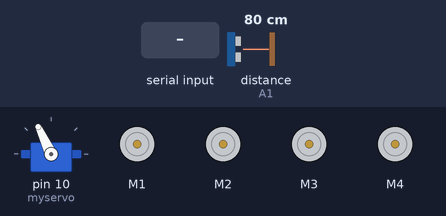
Recording of a sketch running on a simulated Arduino Uno, built with avr-gcc and run on an emulated ATmega328P. Parts: servo, 4 × DC motor (green arrow = forward, orange = backward, longer = faster). The inputs (shaded band) are chosen by the test bench; at power-on: distance to the obstacle (sensor on A1) 80 cm. The echo pulse lasts 58.3 µs per cm.

Above: at 3.9 s.
4.0 s: "X" received over Serial
At 5.2 s:
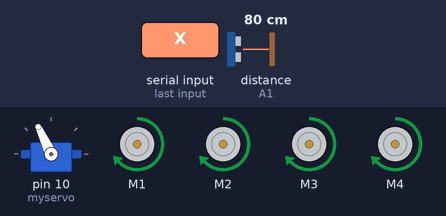
6.0 s: distance to the obstacle (sensor on A1) set to 17 cm
7.5 s: distance to the obstacle (sensor on A1) set to 13 cm
At 9.1 s:
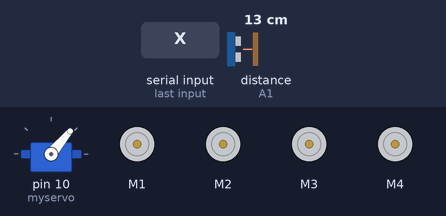
10.5 s: distance to the obstacle (sensor on A1) set to 18 cm
At 10.5 s:
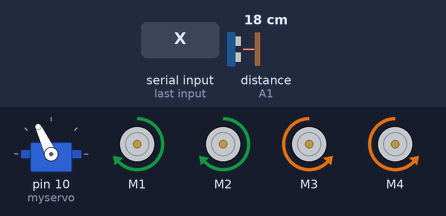
12.9 s: distance to the obstacle (sensor on A1) set to 4 cm
At 15.4 s:
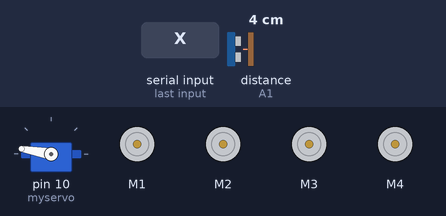
15.9 s: distance to the obstacle (sensor on A1) set to 2 cm
At 17.0 s:
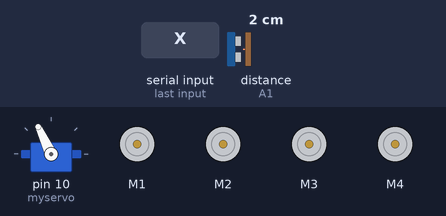
Timing chart, 0 to 18.7 s (numbered marks = the images above; inputs shaded):
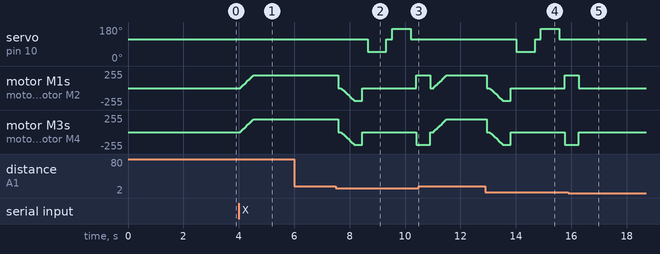

Measured:
- the behaviour switches between 16 and 15 cm on distance to the obstacle (sensor on A1) (found by bisection; images 1 and 2)
- the behaviour switches between 4 and 3 cm on distance to the obstacle (sensor on A1) (found by bisection; images 4 and 5)
- after the input at 4.0 s, motor M1–4: moves from stopped to forward 188/255 over 0.47 s, starting after 0.05 s
- after the input at 6.0 s, every drawn part: stays the same
- after the input at 7.5 s, servo on pin 10 (myservo): 115° → 50° after 1.2 s, → 115° 0.67 s later, → 170° 0.20 s later, → 115° 0.67 s later
- after the input at 10.5 s, servo on pin 10 (myservo): stays 115° (without the input it goes to 50° after 1.6 s)
- after the input at 12.9 s, servo on pin 10 (myservo): 115° → 50° after 1.1 s, → 115° 0.67 s later, → 170° 0.20 s later, → 115° 0.67 s later
- after the input at 15.9 s, servo on pin 10 (myservo): stays 115° (without the input it goes to 50° after 1.6 s); motor M1–4: goes on until 16.3 s, then stays stopped

The sketch:

CodMasina.ino
```cpp
#include <AFMotor.h>  //Se includ librariile folosite
#include <NewPing.h>
#include <Servo.h>

// Se definesc pinii de emitere / receptie pentru senzorul Ultrasonic, distana maxima la care poate ajunge senzorul, viteza maxima a motoarelor in cazul de obstacle avoiding

#define TRIG_PIN A0
#define ECHO_PIN A1
#define MAX_DISTANCE 200
#define MAX_SPEED 190 // sets speed of DC  motors
#define MAX_SPEED_OFFSET 20

//Se apeleaza constructorul clasei NewPing, necesara pentru senzorul ultrasonic

NewPing sonar(TRIG_PIN, ECHO_PIN, MAX_DISTANCE);

//Se declara motoarele, cu ajutorul clasei AFMotor

AF_DCMotor motor1(1, MOTOR12_1KHZ);
AF_DCMotor motor2(2, MOTOR12_1KHZ);
AF_DCMotor motor3(3, MOTOR34_1KHZ);
AF_DCMotor motor4(4, MOTOR34_1KHZ);

//Se creeaza variabile care ne ajuta in program

Servo myservo;   // Un obiect al clasei Servo inclusa in program
char command;  // Un Char care capteaza input-ul de pe aplicatia de pe telefon
boolean goesForward=false; // Un Boolean pentru functia de obstacle avoiding
int distance = 100;
int speedSet = 0;


// In setup se scriu valoriile initiale
void setup() {

  Serial.begin(9600);  //Se seteaza baud rate-ul pentru senzorul Bluetooth
  myservo.attach(10);
  myservo.write(115);
  delay(2000);
  distance = readPing();
  delay(100);
  distance = readPing();
  delay(100);
  distance = readPing();
  delay(100);
  distance = readPing();
  delay(100);
}

//Functia loop actioneaza ca o functie main in C++
void loop()
{
if(Serial.available() > 0){
    command = Serial.read(); //Citeste input-ul de pe aplicatie si il salveaza in command
    Stop(); //Se initializeaza cu motoarele oprite
   //In functie de input, se apeleaza diverse functii:
    switch(command){
    case 'F':
      forward();
      break;
    case 'B':
       back();
      break;
    case 'L':
      left();
      break;
    case 'R':
      right();
      break;
    case 'X':
      Obstacle();
      break;
    }
  }
}


//Functia pentru obstacle avoiding

void Obstacle()
{
while (command == 'X')
{
int distanceR = 0;
 int distanceL =  0;
 delay(40);

 if(distance<=15)
 {
  moveStop();
  delay(100);
  moveBackward();
  delay(300);
  moveStop();
  delay(200);
  distanceR = lookRight();
  delay(200);
  distanceL = lookLeft();
  delay(200);

  if(distanceR>=distanceL)
  {
    turnRight();
    moveStop();
  }else
  {
    turnLeft();
    moveStop();
  }
 }else
 {
  moveForward();
 }
 distance = readPing();
 if(distance <=3) break;
}
}

//Functia pentru verificarea obstacolelor din dreapta
int lookRight()
{
    myservo.write(50);
    delay(500);
    int distance = readPing();
    delay(100);
    myservo.write(115);
    return distance;
}

//Functia pentru verificarea obstacolelor din dreapta
int lookLeft()
{
    myservo.write(170);
    delay(500);
    int distance = readPing();
    delay(100);
    myservo.write(115);
    return distance;
    delay(100);
}

//Functia prin care senzorul calcueaza distanta
int readPing() {
  delay(70);
  int cm = sonar.ping_cm();
  if(cm==0)
  {
    cm = 250;
  }
  return cm;
}

//Functiile de miscare pentru obstacle avoiding

void moveStop() {
  motor1.run(RELEASE);
  motor2.run(RELEASE);
  motor3.run(RELEASE);
  motor4.run(RELEASE);
  }

void moveForward() {

 if(!goesForward)
  {
    goesForward=true;
    motor1.run(FORWARD);
    motor2.run(FORWARD);
    motor3.run(FORWARD);
    motor4.run(FORWARD);
   for (speedSet = 0; speedSet < MAX_SPEED; speedSet +=2) // slowly bring the speed up to avoid loading down the batteries too quickly
   {
    motor1.setSpeed(speedSet);
    motor2.setSpeed(speedSet);
    motor3.setSpeed(speedSet);
    motor4.setSpeed(speedSet);
    delay(5);
   }
  }
}

void moveBackward() {
    goesForward=false;
    motor1.run(BACKWARD);
    motor2.run(BACKWARD);
    motor3.run(BACKWARD);
    motor4.run(BACKWARD);
  for (speedSet = 0; speedSet < MAX_SPEED; speedSet +=2) // slowly bring the speed up to avoid loading down the batteries too quickly
  {
    motor1.setSpeed(speedSet);
    motor2.setSpeed(speedSet);
    motor3.setSpeed(speedSet);
    motor4.setSpeed(speedSet);
    delay(5);
  }
}

void turnRight() {
  motor1.run(FORWARD);
  motor2.run(FORWARD);
  motor3.run(BACKWARD);
  motor4.run(BACKWARD);
  delay(500);
  motor1.run(FORWARD);
  motor2.run(FORWARD);
  motor3.run(FORWARD);
  motor4.run(FORWARD);
}

void turnLeft() {
  motor1.run(BACKWARD);
  motor2.run(BACKWARD);
  motor3.run(FORWARD);
  motor4.run(FORWARD);
  delay(500);
  motor1.run(FORWARD);
  motor2.run(FORWARD);
  motor3.run(FORWARD);
  motor4.run(FORWARD);
}

//Functiile de miscare pentru controlul Bluetooth

void forward()
{
  motor1.setSpeed(255);
  motor1.run(FORWARD);
  motor2.setSpeed(255);
  motor2.run(FORWARD);
  motor3.setSpeed(255);
  motor3.run(FORWARD);
  motor4.setSpeed(255);
  motor4.run(FORWARD);
}

void back()
{
  motor1.setSpeed(255);
  motor1.run(BACKWARD);
  motor2.setSpeed(255);
  motor2.run(BACKWARD);
  motor3.setSpeed(255);
  motor3.run(BACKWARD);
  motor4.setSpeed(255);
  motor4.run(BACKWARD);
}

void left()
{
  motor1.setSpeed(255);
  motor1.run(BACKWARD);
  motor2.setSpeed(255);
  motor2.run(BACKWARD);
  motor3.setSpeed(255);
  motor3.run(FORWARD);
  motor4.setSpeed(255);
  motor4.run(FORWARD);
}

void right()
{
  motor1.setSpeed(255);
  motor1.run(FORWARD);
  motor2.setSpeed(255);
  motor2.run(FORWARD);
  motor3.setSpeed(255);
  motor3.run(BACKWARD);
  motor4.setSpeed(255);
  motor4.run(BACKWARD);
}

void Stop()
{
  motor1.setSpeed(0);
  motor1.run(RELEASE);
  motor2.setSpeed(0);
  motor2.run(RELEASE);
  motor3.setSpeed(0);
  motor3.run(RELEASE);
  motor4.setSpeed(0);
  motor4.run(RELEASE);
}
```
